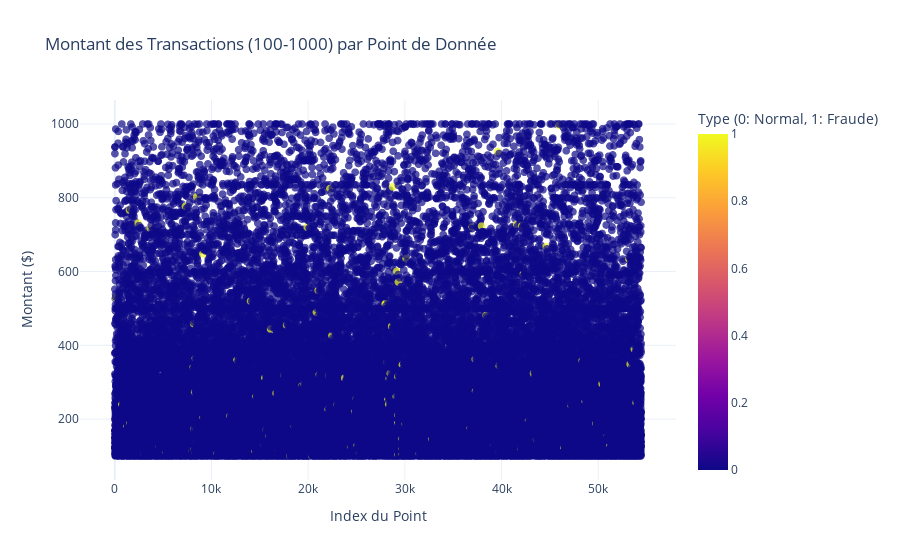

Write notebook code for a chart like this one.
### Markdown cell above
# Plot data points

### Code cell
import plotly.express as px

# 1. Préparation des données pour le graphique
# On crée une copie pour ne pas modifier l'original et on réinitialise l'index
df_plot = filtered_data.copy().reset_index(drop=True)

# On ajoute 1 à l'index pour commencer à 1 au lieu de 0 sur l'axe X
df_plot['data_point_index'] = df_plot.index + 1

# 2. Création du graphique Plotly
fig = px.scatter(
    df_plot, 
    x='data_point_index', 
    y='Amount',
    color='Class',
    # Mapping des couleurs : 0 en bleu, 1 en rouge
    color_discrete_map={0: 'blue', 1: 'red'},
    # Configuration du survol (hover)
    hover_data={
        'Amount': ':.2f',        # Affiche le montant avec 2 décimales
        'data_point_index': True, # Affiche l'index du point
        'Class': True             # Affiche la classe
    },
    title="Montant des Transactions (100-1000) par Point de Donnée",
    labels={
        'data_point_index': 'Index du Point',
        'Amount': 'Montant ($)',
        'Class': 'Type (0: Normal, 1: Fraude)'
    }
)

# Amélioration du style
fig.update_traces(marker=dict(size=8, opacity=0.7))
fig.update_layout(template="plotly_white")

# 3. Affichage
fig.show()

### Figure 1 — Plotly figure (JSON) as saved in the notebook; plotly's stock layout.template omitted (floating-point values rounded to 4 significant figures; data arrays with more than 128 entries replaced by an {"elided": "..."} marker saying what was removed)
{"data": [{"customdata": {"elided": "54445x1 int values"}, "hovertemplate": "Index du Point=%{x}<br>Montant ($)=%{y:.2f}<br>Type (0: Normal, 1: Fraude)=%{marker.color}<extra></extra>", "legendgroup": "", "marker": {"color": {"elided": "54445 int values"}, "coloraxis": "coloraxis", "opacity": 0.7, "size": 8, "symbol": "circle"}, "mode": "markers", "name": "", "showlegend": false, "type": "scattergl", "x": {"elided": "54445 int values"}, "xaxis": "x", "y": {"elided": "54445 float values"}, "yaxis": "y"}], "layout": {"coloraxis": {"colorbar": {"title": {"text": "Type (0: Normal, 1: Fraude)"}}, "colorscale": [[0, "#0d0887"], [0.1111, "#46039f"], [0.2222, "#7201a8"], [0.3333, "#9c179e"], [0.4444, "#bd3786"], [0.5556, "#d8576b"], [0.6667, "#ed7953"], [0.7778, "#fb9f3a"], [0.8889, "#fdca26"], [1, "#f0f921"]]}, "legend": {"tracegroupgap": 0}, "title": {"text": "Montant des Transactions (100-1000) par Point de Donnée"}, "xaxis": {"anchor": "y", "domain": [0, 1], "title": {"text": "Index du Point"}}, "yaxis": {"anchor": "x", "domain": [0, 1], "title": {"text": "Montant ($)"}}}}
